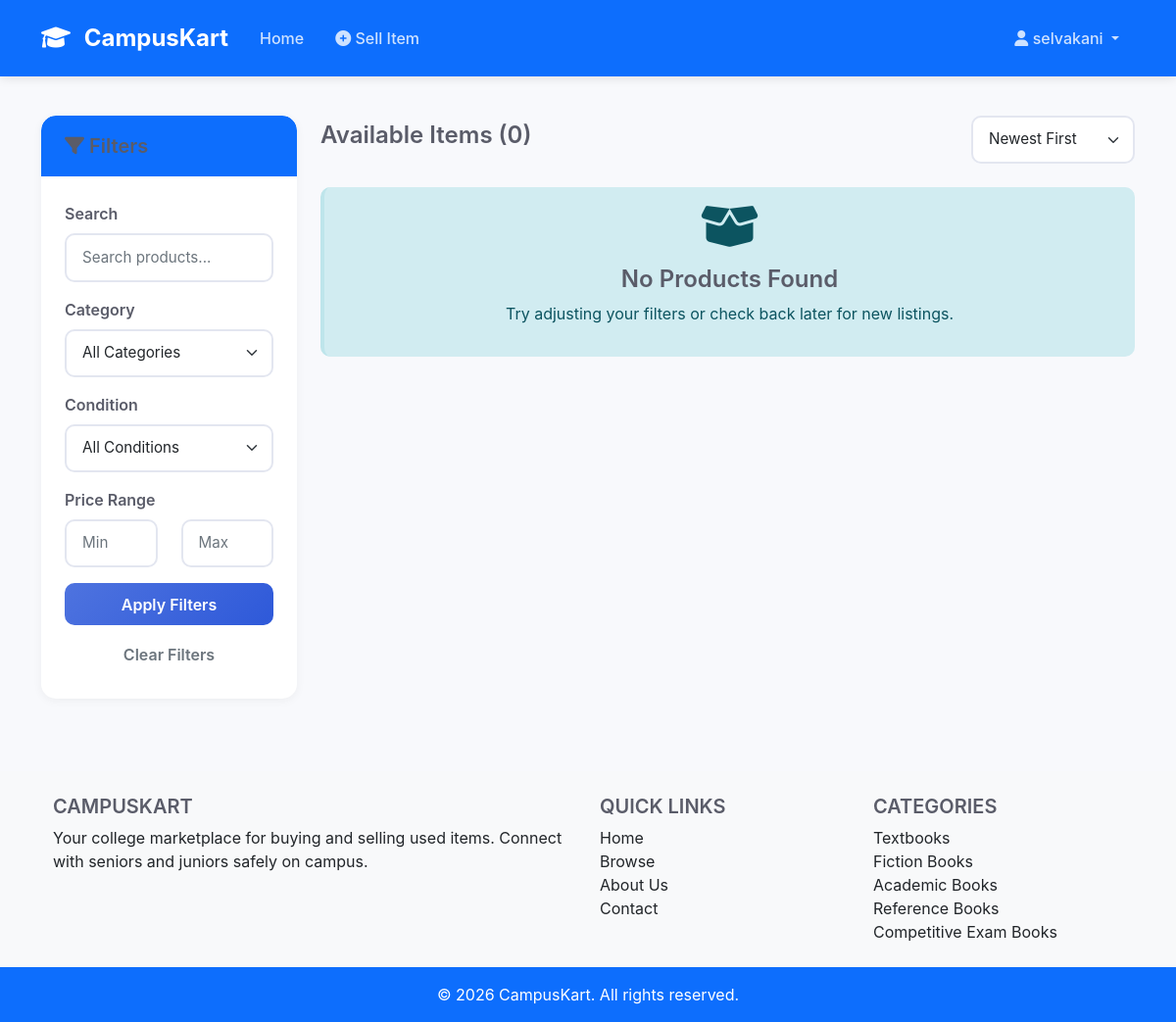
Screenshot of /products/ (signed in) with the database file from the repository.
### myapp/models.py (models this page shows, shortened)
class Category(models.Model):
    name = models.CharField(max_length=100)
    slug = models.SlugField(unique=True)
    icon = models.CharField(max_length=50, blank=True)
    class Meta:
        verbose_name_plural = "Categories"

### myapp/views.py (the view)
# urls.py: path('products/', views.product_list, name='product_list'),
@login_required
def product_list(request):
    products = Product.objects.filter(is_sold=False)
    query = request.GET.get('q')
    if query:
        products = products.filter(
            Q(name__icontains=query) |
            Q(description__icontains=query)
        )
    category_id = request.GET.get('category')
    if category_id:
        products = products.filter(category_id=category_id)
    condition = request.GET.get('condition')
    if condition:
        products = products.filter(condition=condition)
    return render(request, 'product_list.html', {
        'products': products,
        'categories': Category.objects.all()
    })

### myapp/context_processors.py (called while the page is built)
def categories_processor(request):
    return {
        'all_categories': Category.objects.all()
    }

### myapp/templates/product_list.html (shortened to what this page needs)
{% extends 'base.html' %}
{% block content %}
<div class="container">
    <div class="row">
        <div class="col-md-3">
            <div class="card">
                <div class="card-header bg-primary text-white">
                    <h5 class="mb-0"><i class="fas fa-filter"></i> Filters</h5>
                </div>
                <div class="card-body">
                    <form method="get" id="filterForm">
                        <div class="mb-3">
                            <label class="form-label">Search</label>
                            <input type="text" name="q" class="form-control" placeholder="Search products..." value="{{ request.GET.q }}">
                        </div>
                        <div class="mb-3">
                            <label class="form-label">Category</label>
                            <select name="category" class="form-select" id="categoryFilter">
                                <option value="">All Categories</option>
                            </select>
                        </div>
                        <div class="mb-3">
                            <label class="form-label">Condition</label>
                            <select name="condition" class="form-select">
                                <option value="">All Conditions</option>
                            </select>
                        </div>
                        <div class="mb-3">
                            <label class="form-label">Price Range</label>
                            <div class="row">
                                <div class="col-6">
                                    <input type="number" name="min_price" class="form-control" placeholder="Min" value="{{ request.GET.min_price }}">
                                </div>
                                <div class="col-6">
                                    <input type="number" name="max_price" class="form-control" placeholder="Max" value="{{ request.GET.max_price }}">
                                </div>
                            </div>
                        </div>
                        <button type="submit" class="btn btn-primary w-100">Apply Filters</button>
                        <a href="{% url 'product_list' %}" class="btn btn-outline-secondary w-100 mt-2">Clear Filters</a>
                    </form>
                </div>
            </div>
        </div>
        <div class="col-md-9">
            <div class="d-flex justify-content-between align-items-center mb-4">
                <h4>Available Items ({{ products.count }})</h4>
                <div class="sort-dropdown">
                    <select class="form-select" id="sortSelect">
                        <option value="newest">Newest First</option>
                    </select>
                </div>
            </div>
            <div class="row">
                {% for product in products %}
                    <div class="col-md-4 mb-4">
                        <div class="card h-100 product-card">
                            <img src="{{ product.image.url }}" class="card-img-top" alt="{{ product.name }}" style="height: 200px; object-fit: cover;">
                            <div class="card-body">
                                <h5 class="card-title">{{ product.name|truncatechars:30 }}</h5>
                                <p class="card-text text-muted">{{ product.description|truncatechars:60 }}</p>
                                <div class="d-flex justify-content-between align-items-center mb-2">
                                    <span class="h5 text-primary">${{ product.price }}</span>
                                    <span class="badge bg-info">{{ product.get_condition_display }}</span>
                                </div>
                                <p class="small text-muted mb-2">
                                    <i class="fas fa-user"></i> {{ product.seller.username }}<br>
                                    <i class="fas fa-tag"></i> {{ product.category.name }}
                                </p>
                            </div>
                            <div class="card-footer bg-white">
                                <a href="{% url 'product_detail' product.id %}" class="btn btn-primary w-100">
                                    View Details
                                </a>
                            </div>
                        </div>
                    </div>
                {% empty %}
                    <div class="col-12">
                        <div class="alert alert-info text-center">
                            <i class="fas fa-box-open fa-3x mb-3"></i>
                            <h4>No Products Found</h4>
                            <p>Try adjusting your filters or check back later for new listings.</p>
                        </div>
                    </div>
                {% endfor %}
            </div>
        </div>
    </div>
</div>
{% endblock %}

### myapp/templates/base.html (shortened to what this page needs)
<!DOCTYPE html>
<html lang="en">
<head>
    <link href="https://cdn.jsdelivr.net/npm/bootstrap@5.1.3/dist/css/bootstrap.min.css" rel="stylesheet">
    <link rel="stylesheet" href="https://cdnjs.cloudflare.com/ajax/libs/font-awesome/6.0.0/css/all.min.css">
    {% load static %}
    <link rel="stylesheet" href="{% static 'css/style.css' %}">
</head>
<body>
    <nav class="navbar navbar-expand-lg navbar-dark bg-primary">
        <div class="container">
            <a class="navbar-brand" href="{% url 'index' %}">
                <i class="fas fa-graduation-cap"></i> CampusKart
            </a>
            <div class="collapse navbar-collapse" id="navbarNav">
                <ul class="navbar-nav me-auto">
                    <li class="nav-item">
                        <a class="nav-link" href="{% url 'index' %}">Home</a>
                    </li>
                    {% if user.is_authenticated %}
                        <li class="nav-item">
                            <a class="nav-link" href="{% url 'add_product' %}">
                                <i class="fas fa-plus-circle"></i> Sell Item
                            </a>
                        </li>
                    {% endif %}
                </ul>
                <ul class="navbar-nav">
                    {% if user.is_authenticated %}
                        <li class="nav-item dropdown">
                            <a class="nav-link dropdown-toggle" href="#" id="navbarDropdown" role="button" data-bs-toggle="dropdown">
                                <i class="fas fa-user"></i> {{ user.username }}
                            </a>
                        </li>
                    {% endif %}
                </ul>
            </div>
        </div>
    </nav>
    <main class="py-4">
        {% block content %}{% endblock %}
    </main>
    <footer class="bg-light text-center text-lg-start mt-5">
        <div class="container p-4">
            <div class="row">
                <div class="col-lg-6 col-md-12 mb-4 mb-md-0">
                    <h5 class="text-uppercase">CampusKart</h5>
                    <p>
                        Your college marketplace for buying and selling used items.
                        Connect with seniors and juniors safely on campus.
                    </p>
                </div>
                <div class="col-lg-3 col-md-6 mb-4 mb-md-0">
                    <h5 class="text-uppercase">Quick Links</h5>
                    <ul class="list-unstyled mb-0">
                        <li><a href="{% url 'index' %}" class="text-dark">Home</a></li>
                        <li><a href="{% url 'product_list' %}" class="text-dark">Browse</a></li>
                        <li><a href="#" class="text-dark">About Us</a></li>
                        <li><a href="#" class="text-dark">Contact</a></li>
                    </ul>
                </div>
                <div class="col-lg-3 col-md-6 mb-4 mb-md-0">
                    <h5 class="text-uppercase">Categories</h5>
                    <ul class="list-unstyled mb-0">
                        {% for category in all_categories|slice:":5" %}
                            <li><a href="{% url 'product_list' %}?category={{ category.id }}" class="text-dark">{{ category.name }}</a></li>
                        {% endfor %}
                    </ul>
                </div>
            </div>
        </div>
        <div class="text-center p-3 bg-primary text-white">
            © 2026 CampusKart. All rights reserved.
        </div>
    </footer>
</body>
</html>

### static/css/style.css (style rules this page uses)
:root { --primary-color: #4e73df; --primary-dark: #2e59d9; --secondary-color: #858796; --success-color: #1cc88a; --info-color: #36b9cc; --warning-color: #f6c23e; --danger-color: #e74a3b; --light-color: #f8f9fc; --dark-color: #5a5c69; }
body { font-family: 'Nunito', -apple-system, BlinkMacSystemFont, 'Segoe UI', Roboto, 'Helvetica Neue', Arial, sans-serif; background-color: #f8f9fc; min-height: 100vh; display: flex; flex-direction: column; }
main { flex: 1; }
h1, h2, h3, h4, h5, h6 { font-weight: 600; color: var(--dark-color); }
.navbar { box-shadow: 0 2px 10px rgba(0,0,0,.1); padding: 1rem 0; }
.navbar-brand { font-weight: 700; font-size: 1.5rem; }
.navbar-brand i { margin-right: 8px; }
.navbar-dark .navbar-nav .nav-link { color: rgba(255,255,255,.8); font-weight: 500; padding: 0.5rem 1rem !important; transition: all 0.3s; }
.card { border: none; border-radius: 15px; box-shadow: 0 2px 10px rgba(0,0,0,.05); transition: all 0.3s ease; overflow: hidden; }
.card-header { background: white; border-bottom: 2px solid var(--light-color); font-weight: 600; padding: 1.2rem 1.5rem; }
.card-header:first-child { border-radius: 15px 15px 0 0; }
.card-body { padding: 1.5rem; }
.btn { font-weight: 600; padding: 0.6rem 1.5rem; border-radius: 10px; transition: all 0.3s; border: none; }
.btn-primary { background: linear-gradient(135deg, var(--primary-color), var(--primary-dark)); color: white; }
.form-control, .form-select { border: 2px solid #e3e6f0; border-radius: 10px; padding: 0.7rem 1rem; font-size: 0.95rem; transition: all 0.3s; }
.form-label { font-weight: 600; color: var(--dark-color); margin-bottom: 0.5rem; }
.alert { border: none; border-radius: 10px; padding: 1rem 1.5rem; margin-bottom: 1rem; border-left: 4px solid; }
.alert-info { background: #d1ecf1; color: #0c5460; border-left-color: var(--info-color); }
footer { background: white; border-top: 2px solid var(--light-color); margin-top: auto; }
footer a { text-decoration: none; transition: all 0.3s; }
.fade-in { animation: fadeIn 0.5s; }

### myapp/templates/base.html (style rules this page uses)
.alert { border-radius: 10px; margin-bottom: 15px; animation: slideDown 0.5s ease; }
.alert-info { background-color: #d1ecf1; border-color: #bee5eb; color: #0c5460; }

### rows the page displays
Category: name "Textbooks"
Category: name "Fiction Books"
Category: name "Academic Books"
Category: name "Reference Books"
Category: name "Competitive Exam Books"

### other values shown
{{ user.username }} "selvakani"
{{ products.count }} "0"
